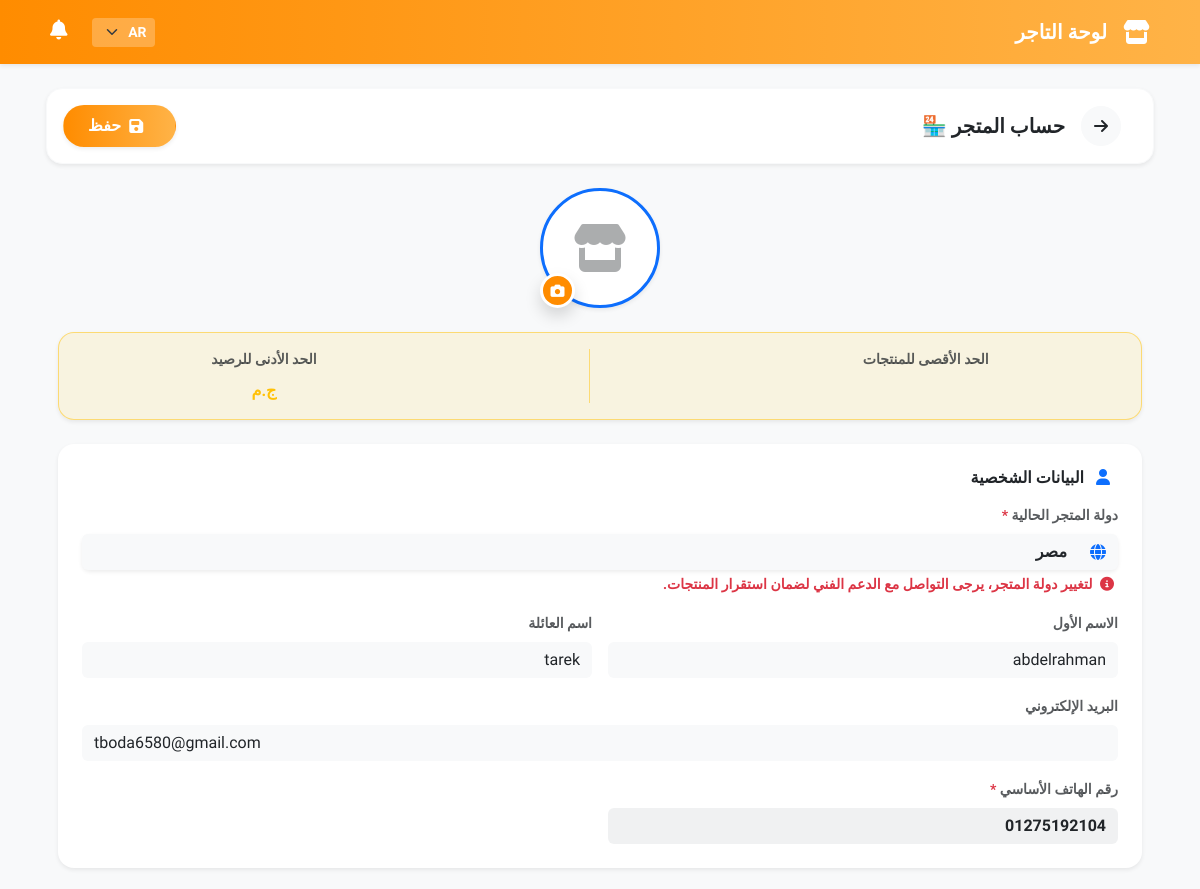
/ar/accounts/profile/ (signed in, upper part), run on an earlier commit of the app's database.
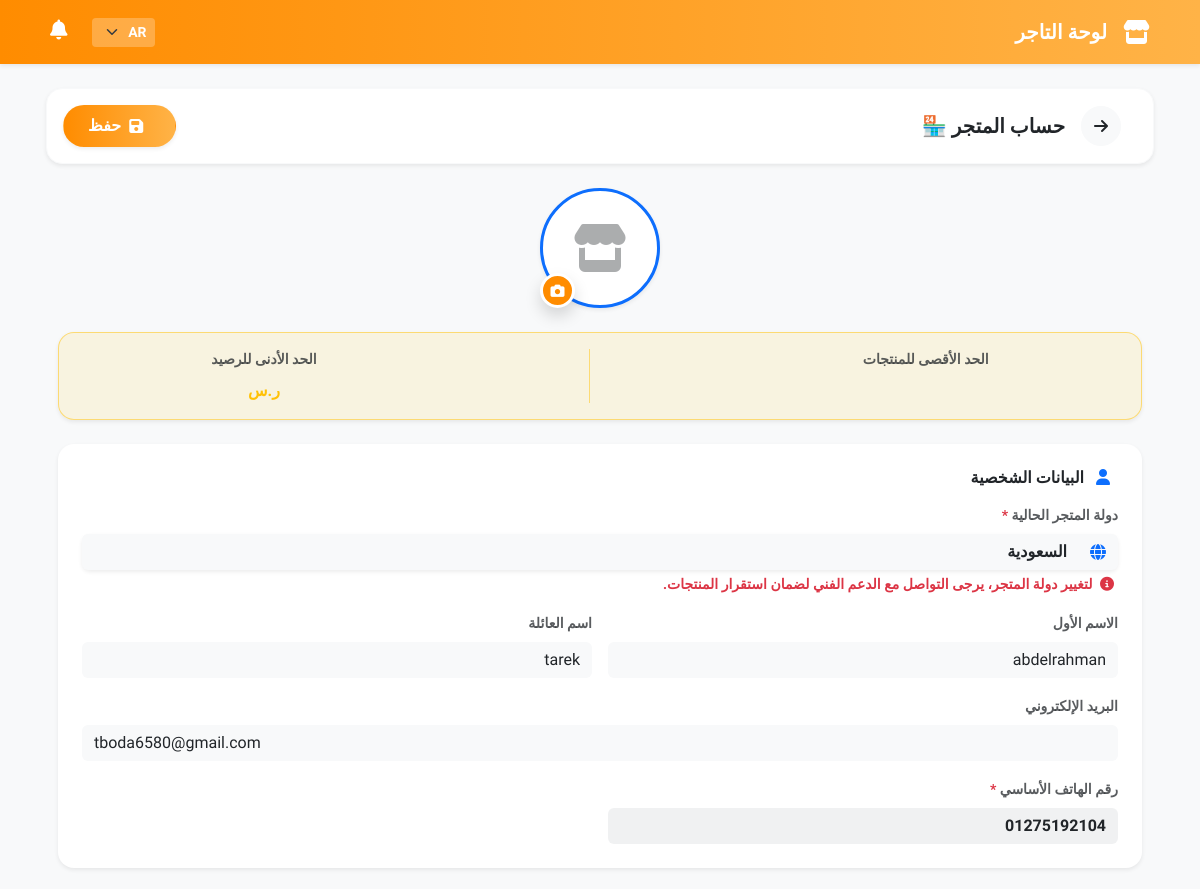
And on a later commit of the database.
### accounts/models.py (models this page shows, shortened)
class User(AbstractUser):
    class Role(models.TextChoices):
        CUSTOMER = "CUSTOMER", "عميل"
        MERCHANT = "MERCHANT", "تاجر"
        OWNER = "OWNER", "مالك النظام (سوبر يوزر)"
        COUNTRY_ADMIN = "COUNTRY_ADMIN", "مدير دولة" # 🔥 الرتبة الجديدة
        ADMIN_LVL2 = "ADMIN_LVL2", "مشرف درجة ثانية"
        ADMIN_LVL3 = "ADMIN_LVL3", "مشرف درجة ثالثة"
    role = models.CharField(max_length=20, choices=Role.choices, default=Role.CUSTOMER)
    country = models.ForeignKey(Country, on_delete=models.RESTRICT, null=True, blank=True, related_name="users", verbose_name="الدولة التابع لها")
    phone_primary = models.CharField(max_length=20, unique=True, null=True, blank=True)
    phone_secondary = models.CharField(max_length=15, blank=True, null=True)
    device_id = models.CharField(max_length=255, blank=True, null=True)
    is_banned = models.BooleanField(default=False)
    custom_role = models.ForeignKey(CustomRole, on_delete=models.SET_NULL, null=True, blank=True)
    referral_code = models.CharField(max_length=10, unique=True, blank=True, null=True)
    invited_by = models.ForeignKey('self', on_delete=models.SET_NULL, null=True, blank=True, related_name='invitees')
    referral_balance = models.DecimalField(max_digits=10, decimal_places=2, default=0.00, verbose_name="رصيد الدعوات")

class Country(models.Model):
    name = models.CharField(max_length=100, verbose_name="اسم الدولة")
    code = models.CharField(max_length=10, unique=True, verbose_name="كود الدولة (مثل EG)")
    phone_code = models.CharField(max_length=10, verbose_name="كود الاتصال (مثل +20)")
    currency_name = models.CharField(max_length=50, verbose_name="اسم العملة (مثل جنيه)")
    currency_symbol = models.CharField(max_length=10, verbose_name="رمز العملة (مثل ج.م)")
    is_active = models.BooleanField(default=True, verbose_name="دولة مفعلة")
    paymob_integration_id_card = models.CharField(max_length=100, blank=True, null=True, verbose_name="ID دفع البطاقات")
    paymob_integration_id_wallet = models.CharField(max_length=100, blank=True, null=True, verbose_name="ID دفع المحافظ")
    class Meta:
        verbose_name = "دولة"
        verbose_name_plural = "الدول"

### accounts/views.py (the view)
# urls.py: path('profile/', views.profile_view, name='profile'),
def profile_view(request):
    user_type = 'CUSTOMER'
    user_country = None
    if request.user.is_authenticated:
        if getattr(request.user, 'role', None) == 'MERCHANT' or hasattr(request.user, 'merchantprofile'):
            user_type = 'MERCHANT'
        user_country = getattr(request.user, 'country', None)
    active_policies = TermsAndCondition.objects.filter(is_active=True, user_type=user_type)
    if user_country:
        active_policies = active_policies.filter(Q(country=user_country) | Q(country__isnull=True))
    else:
        active_policies = active_policies.filter(country__isnull=True)
    context = {
        'terms_policies': active_policies.filter(document_type='TERMS').order_by('order'),
        'privacy_policies': active_policies.filter(document_type='PRIVACY').order_by('order'),
        'shipping_policies': active_policies.filter(document_type='SHIPPING_RETURN').order_by('order'),
    }
    if request.user.is_authenticated and getattr(request.user, 'role', None) == 'MERCHANT':
        return render(request, 'merchant/profile.html', context)
    return render(request, 'account/profile.html', context)

### accounts/context_processors.py (called while the page is built)
def mobile_app_detector(request):
    user_agent = request.META.get('HTTP_USER_AGENT', '')
    is_mobile_app = 'ElbazaarApp' in user_agent
    return {
        'is_mobile_app': is_mobile_app
    }

### store/context_processors.py (called while the page is built)
def site_settings(request):
    settings = SiteSetting.objects.first()
    return {'site_settings': settings}

def global_country_context(request):
    has_country = False
    if request.user.is_authenticated and request.user.country:
        has_country = True
    elif request.session.get('user_country_id'):
        has_country = True
    return {
        'user_has_country': has_country,
        'available_countries': Country.objects.filter(is_active=True)
    }

def active_promo_popup(request):
    now = timezone.now()
    promo = PromoPopup.objects.filter(
        is_active=True,
        start_time__lte=now,
        end_time__gt=now
    ).first()
    return {'active_promo': promo}

### templates/merchant/profile.html (shortened to what the changed rows need)
{% extends 'merchant/base_merchant.html' %}
{% load i18n %}
{% get_current_language_bidi as LANGUAGE_BIDI %}
{% block content %}
<form method="POST" action="{% url 'merchant_profile_update' %}" enctype="multipart/form-data">
    <div class="container pb-5 mb-5">
        <div class="card border border-warning border-opacity-50 shadow-sm mb-4 rounded-4" style="background-color: rgba(255, 193, 7, 0.1);">
            <div class="card-body p-3 d-flex justify-content-around text-center">
                <div>
                    <h4 class="fw-bold text-warning mb-0" dir="ltr">{{ merchant.minimum_balance_required }} <small class="fs-6">{{ request.user.country.currency_symbol|default:'ج.م' }}</small></h4>
                </div>
            </div>
        </div>
        <div class="card border-0 shadow-sm rounded-4 mb-4 bg-white p-4">
            <div class="row g-3">
                <div class="col-md-12">
                    <div class="input-group shadow-sm rounded-3">
                        <span class="input-group-text bg-light border-0"><i class="fas fa-globe text-primary"></i></span>
                        <input type="text" class="form-control bg-light border-0 fw-bold text-dark" value="{% trans request.user.country.name %}" readonly>
                    </div>
                </div>
                <div class="col-md-6">
                    <label class="form-label small fw-bold text-muted">{% trans "الاسم الأول" %}</label>
                    <input type="text" name="first_name" class="form-control bg-light border-0" value="{{ request.user.first_name }}">
                </div>
                <div class="col-md-6">
                    <label class="form-label small fw-bold text-muted">{% trans "اسم العائلة" %}</label>
                    <input type="text" name="last_name" class="form-control bg-light border-0" value="{{ request.user.last_name }}">
                </div>
                <div class="col-md-12">
                    <label class="form-label small fw-bold text-muted">{% trans "البريد الإلكتروني" %}</label>
                    <input type="email" name="email" class="form-control bg-light border-0" value="{{ request.user.email|default:'' }}">
                </div>
                <div class="col-md-6">
                    <label class="form-label small fw-bold text-muted">{% trans "رقم الهاتف الأساسي" %} <span class="text-danger">*</span></label>
                    <input type="text" class="form-control bg-secondary bg-opacity-10 border-0 fw-bold" value="{{ request.user.phone_primary }}" readonly dir="ltr" style="text-align: {% if LANGUAGE_BIDI %}right{% else %}left{% endif %};">
                </div>
            </div>
        </div>
    </div>
</form>
{% endblock %}

What changed in the data, as far as the page shows it:
changed User "abdelrahman": user.country.currency_symbol "ج.م" → "ر.س"; country.name "مصر" → "السعودية"
